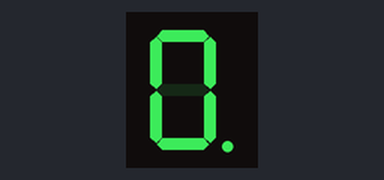
Bench run of a sketch on a simulated ESP32. Parts: 1-digit seven-segment display. Wiring (from diagram.json): 1-digit 7-segment display, segments lit when HIGH: segments GPIO 33, GPIO 25, GPIO 14, GPIO 4, GPIO 16, GPIO 32, GPIO 12, GPIO 27. The segment pins are drawn as the display they are named for.

Above: at 1.1 s.
At 2.1 s:
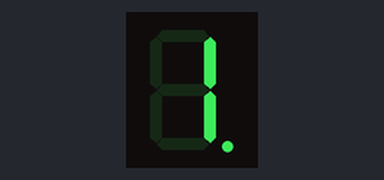
At 3.1 s:
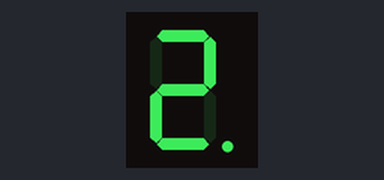
At 5.1 s:
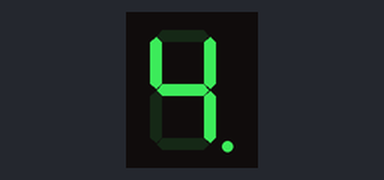
At 7.1 s:
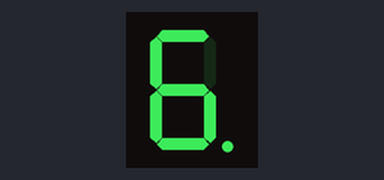
At 10.1 s:
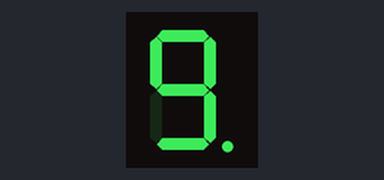

The sketch:

sketch.ino
```cpp
#define G 12
#define F 32
#define E 16
#define A 33
#define B 25
#define D 4
#define C 14
#define DP 27


void setup() {
 pinMode(G, OUTPUT);
 pinMode(F, OUTPUT);
 pinMode(E, OUTPUT);
 pinMode(A, OUTPUT);
 pinMode(B, OUTPUT);
 pinMode(D, OUTPUT);
 pinMode(C, OUTPUT);
 pinMode(DP, OUTPUT);
 Serial.begin(115200);
}


void loop() {
 for(int i = 0; i <= 9; i++){
  delay(1000);
  showNumber(i);
 }
}


void clearDisplay() {
 digitalWrite(A, LOW);
 digitalWrite(B, LOW);
 digitalWrite(C, LOW);
 digitalWrite(D, LOW);
 digitalWrite(E, LOW);
 digitalWrite(F, LOW);
 digitalWrite(G, LOW);
 digitalWrite(DP, LOW);
}


void showNumber(int val) {
 clearDisplay();

 if (val == 0) {
   digitalWrite(A, HIGH);
   digitalWrite(B, HIGH);
   digitalWrite(C, HIGH);
   digitalWrite(D, HIGH);
   digitalWrite(E, HIGH);
   digitalWrite(F, HIGH);
   digitalWrite(DP, HIGH);
 } else if (val == 1) {
   digitalWrite(B, HIGH);
   digitalWrite(C, HIGH);
   digitalWrite(DP, HIGH);
 } else if (val == 2) {
   digitalWrite(A, HIGH);
   digitalWrite(B, HIGH);
   digitalWrite(D, HIGH);
   digitalWrite(E, HIGH);
   digitalWrite(G, HIGH);
   digitalWrite(DP, HIGH);
 } else if (val == 3) {
   digitalWrite(A, HIGH);
   digitalWrite(B, HIGH);
   digitalWrite(C, HIGH);
   digitalWrite(D, HIGH);
   digitalWrite(G, HIGH);
   digitalWrite(DP, HIGH);
 } else if (val == 4) {
   digitalWrite(B, HIGH);
   digitalWrite(C, HIGH);
   digitalWrite(F, HIGH);
   digitalWrite(G, HIGH);
   digitalWrite(DP, HIGH);
 } else if (val == 5) {
   digitalWrite(A, HIGH);
   digitalWrite(C, HIGH);
   digitalWrite(D, HIGH);
   digitalWrite(F, HIGH);
   digitalWrite(G, HIGH);
   digitalWrite(DP, HIGH);
 } else if (val == 6) {
   digitalWrite(A, HIGH);
   digitalWrite(C, HIGH);
   digitalWrite(D, HIGH);
   digitalWrite(E, HIGH);
   digitalWrite(F, HIGH);
   digitalWrite(G, HIGH);
   digitalWrite(DP, HIGH);
 } else if (val == 7) {
   digitalWrite(A, HIGH);
   digitalWrite(B, HIGH);
   digitalWrite(C, HIGH);
   digitalWrite(DP, HIGH);
 } else if (val == 8) {
   digitalWrite(A, HIGH);
   digitalWrite(B, HIGH);
   digitalWrite(C, HIGH);
   digitalWrite(D, HIGH);
   digitalWrite(E, HIGH);
   digitalWrite(F, HIGH);
   digitalWrite(G, HIGH);
   digitalWrite(DP, HIGH);
 } else if (val == 9) {
   digitalWrite(A, HIGH);
   digitalWrite(B, HIGH);
   digitalWrite(C, HIGH);
   digitalWrite(D, HIGH);
   digitalWrite(F, HIGH);
   digitalWrite(G, HIGH);
   digitalWrite(DP, HIGH);
 }
}
```

Measured:
- by itself, everything shown: repeats every 10.0 s, in 10 steps
- what the display in image 0 shows lasts 1.0 s, from 1.0 s to 2.0 s
